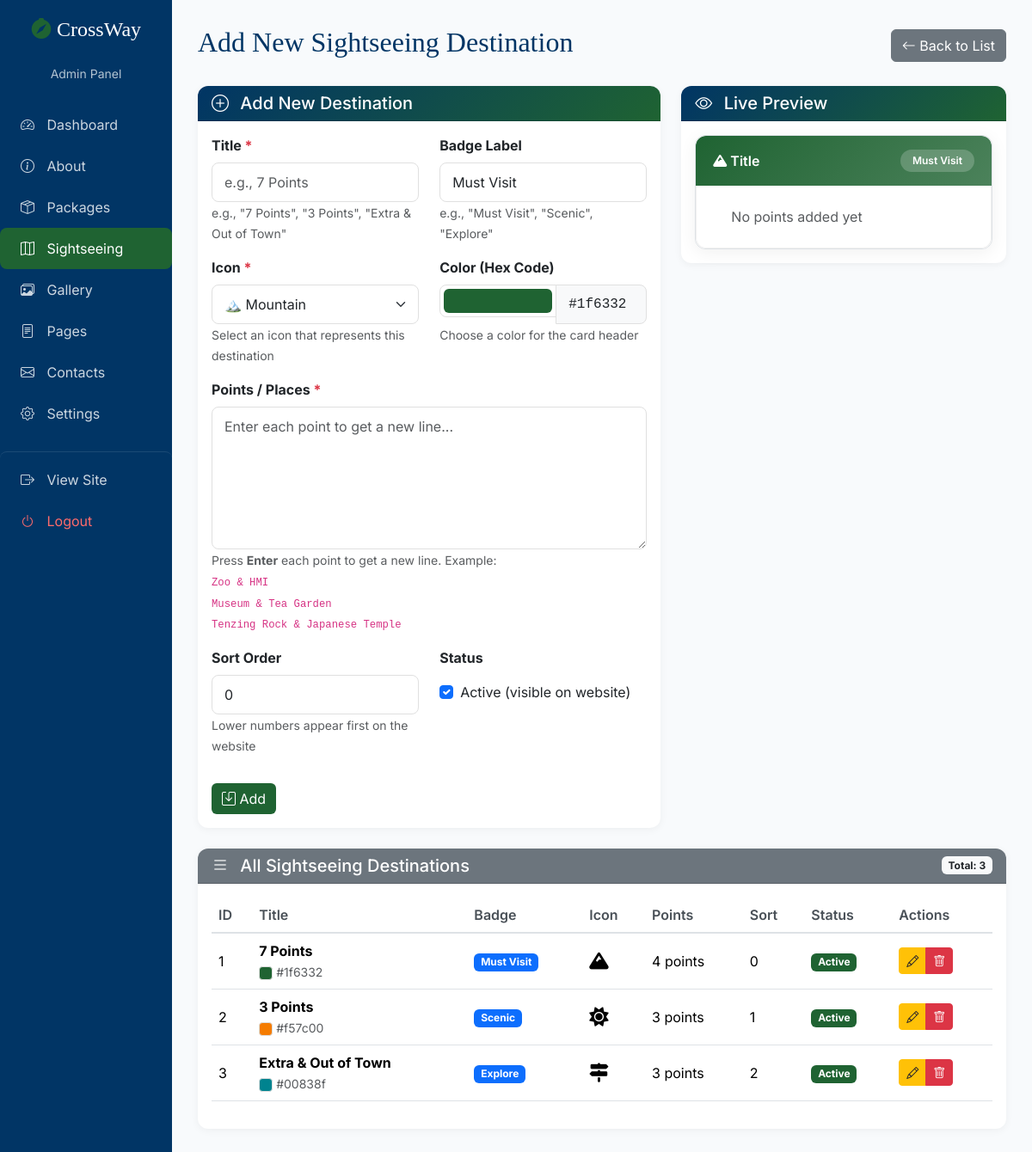
/admin/sightseeing_edit.php (signed in), run on the app's committed database.
### tables this page shows
CREATE TABLE `sightseeing` (
  `id` int(11) NOT NULL,
  `title` varchar(255) NOT NULL,
  `icon` varchar(50) DEFAULT 'fa-mountain',
  `badge` varchar(50) DEFAULT 'Must Visit',
  `color` varchar(50) DEFAULT '#1f6332',
  `points` text NOT NULL,
  `sort_order` int(11) DEFAULT 0,
  `active` tinyint(1) DEFAULT 1,
  `created_at` timestamp NOT NULL DEFAULT current_timestamp(),
  `updated_at` timestamp NOT NULL DEFAULT current_timestamp() ON UPDATE current_timestamp()
);

### admin/sightseeing_edit.php (the view, shortened to what this page needs)
<?php
require_once '../config/database.php';
$sightseeing = null;
$is_edit = false;
$all_sightseeing = $pdo->query("SELECT * FROM sightseeing ORDER BY sort_order ASC")->fetchAll();
$available_icons = [
    'fa-mountain' => '🏔️ Mountain',
    'fa-sun' => '☀️ Sun',
    'fa-map-signs' => '🗺️ Map Signs',
    'fa-tree' => '🌳 Tree',
    'fa-water' => '💧 Water',
    'fa-cloud-sun' => '⛅ Cloud & Sun',
    'fa-city' => '🏙️ City',
    'fa-road' => '🛣️ Road',
    'fa-hiking' => '🥾 Hiking',
    'fa-camping' => '🏕️ Camping',
    'fa-skiing' => '⛷️ Skiing',
    'fa-swimmer' => '🏊 Swimmer',
    'fa-bicycle' => '🚴 Bicycle',
    'fa-umbrella-beach' => '🏖️ Beach',
    'fa-ship' => '🚢 Ship',
    'fa-plane' => '✈️ Plane',
    'fa-train' => '🚂 Train',
    'fa-bus' => '🚌 Bus',
    'fa-taxi' => '🚕 Taxi',
    'fa-walking' => '🚶 Walking',
    'fa-heart' => '❤️ Heart',
    'fa-star' => '⭐ Star',
    'fa-camera' => '📷 Camera',
    'fa-video' => '🎥 Video',
    'fa-music' => '🎵 Music',
    'fa-palette' => '🎨 Palette',
    'fa-paw' => '🐾 Paw',
    'fa-leaf' => '🍃 Leaf',
    'fa-flower' => '🌸 Flower',
    'fa-gem' => '💎 Gem',
    'fa-crown' => '👑 Crown',
    'fa-flag' => '🚩 Flag',
    'fa-fire' => '🔥 Fire',
    'fa-bolt' => '⚡ Bolt',
    'fa-moon' => '🌙 Moon',
    'fa-cloud' => '☁️ Cloud',
    'fa-snowflake' => '❄️ Snowflake',
    'fa-trophy' => '🏆 Trophy',
    'fa-medal' => '🥇 Medal',
    'fa-gift' => '🎁 Gift',
];
include 'header.php';
?>
<div class="d-flex justify-content-between align-items-center mb-4">
    <h2 class="brand-font" style="color: var(--primary-blue);">
        <?php echo $is_edit ? 'Edit Sightseeing Destination' : 'Add New Sightseeing Destination'; ?>
    </h2>
    <div>
        <a href="sightseeing_edit.php" class="btn btn-secondary">
            <i class="bi bi-arrow-left"></i> Back to List
        </a>
    </div>
</div>
<div class="row">
    <div class="col-lg-7">
        <div class="card">
            <div class="card-header" style="background: linear-gradient(135deg, var(--primary-blue), var(--primary-green)); color: white;">
                <h5 class="mb-0"><i class="bi <?php echo $is_edit ? 'bi-pencil-square' : 'bi-plus-circle'; ?> me-2"></i> <?php echo $is_edit ? 'Edit Details' : 'Add New Destination'; ?></h5>
            </div>
            <div class="card-body">
                <form method="POST" id="sightseeingForm">
                    <div class="row">
                        <div class="col-md-6 mb-3">
                            <label class="form-label fw-bold">Title <span class="text-danger">*</span></label>
                            <input type="text" name="title" class="form-control" value="<?php echo htmlspecialchars($sightseeing['title'] ?? ''); ?>" id="titleInput" placeholder="e.g., 7 Points" required>
                            <small class="text-muted">e.g., "7 Points", "3 Points", "Extra & Out of Town"</small>
                        </div>
                        <div class="col-md-6 mb-3">
                            <label class="form-label fw-bold">Badge Label</label>
                            <input type="text" name="badge" class="form-control" value="<?php echo htmlspecialchars($sightseeing['badge'] ?? 'Must Visit'); ?>" id="badgeInput" placeholder="e.g., Must Visit">
                            <small class="text-muted">e.g., "Must Visit", "Scenic", "Explore"</small>
                        </div>
                    </div>
                    <div class="row">
                        <div class="col-md-6 mb-3">
                            <label class="form-label fw-bold">Icon <span class="text-danger">*</span></label>
                            <select name="icon" class="form-select" id="iconSelect" style="font-size: 1rem;">
                                <?php foreach($available_icons as $icon_class => $icon_label): ?>
                                <option value="<?php echo $icon_class; ?>" <?php echo ($sightseeing['icon'] ?? 'fa-mountain') == $icon_class ? 'selected' : ''; ?>>
                                    <?php echo $icon_label; ?>
                                </option>
                                <?php endforeach; ?>
                            </select>
                            <small class="text-muted">Select an icon that represents this destination</small>
                        </div>
                        <div class="col-md-6 mb-3">
                            <label class="form-label fw-bold">Color (Hex Code)</label>
                            <div class="input-group">
                                <input type="color" name="color" class="form-control form-control-color" value="<?php echo htmlspecialchars($sightseeing['color'] ?? '#1f6332'); ?>" id="colorInput" style="width: 60px; padding: 0.25rem; border-radius: 8px 0 0 8px;">
                                <input type="text" class="form-control" value="<?php echo htmlspecialchars($sightseeing['color'] ?? '#1f6332'); ?>" id="colorText" readonly style="border-radius: 0 8px 8px 0; background: #f8f9fa; font-family: monospace;">
                            </div>
                            <small class="text-muted">Choose a color for the card header</small>
                        </div>
                    </div>
                    <div class="mb-3">
                        <label class="form-label fw-bold">Points / Places <span class="text-danger">*</span></label>
                        <textarea name="points" class="form-control" rows="6" id="pointsInput" placeholder="Enter each point to get a new line..." required><?php echo htmlspecialchars($sightseeing['points'] ?? ''); ?></textarea>
                        <small class="text-muted">Press <span style="font-weight: bold;">Enter</span> each point to get a new line. Example:<br>
                        <code>Zoo &amp; HMI</code><br>
                        <code>Museum &amp; Tea Garden</code><br>
                        <code>Tenzing Rock &amp; Japanese Temple</code></small>
                    </div>
                    <div class="row">
                        <div class="col-md-6 mb-3">
                            <label class="form-label fw-bold">Sort Order</label>
                            <input type="number" name="sort_order" class="form-control" value="<?php echo $sightseeing['sort_order'] ?? 0; ?>" id="sortOrderInput" placeholder="0">
                            <small class="text-muted">Lower numbers appear first on the website</small>
                        </div>
                        <div class="col-md-6 mb-3">
                            <label class="form-label fw-bold">Status</label>
                            <div class="form-check mt-2">
                                <input type="checkbox" name="active" class="form-check-input" id="activeInput" <?php echo ($sightseeing['active'] ?? 1) ? 'checked' : ''; ?>>
                                <label class="form-check-label">Active (visible on website)</label>
                            </div>
                        </div>
                    </div>
                    <div class="d-flex gap-2 flex-wrap mt-3">
                        <button type="submit" class="btn btn-primary-green">
                            <i class="bi bi-save"></i> <?php echo $is_edit ? 'Update' : 'Add'; ?>
                        </button>
                    </div>
                </form>
            </div>
        </div>
    </div>
    <div class="col-lg-5">
        <div class="card">
            <div class="card-header" style="background: linear-gradient(135deg, var(--primary-blue), var(--primary-green)); color: white;">
                <h5 class="mb-0"><i class="bi bi-eye me-2"></i> Live Preview</h5>
            </div>
            <div class="card-body">
                <div id="previewContainer">
                </div>
            </div>
        </div>
    </div>
</div>
<div class="row mt-4">
    <div class="col-12">
        <div class="card">
            <div class="card-header" style="background: #6c757d; color: white; display: flex; justify-content: space-between; align-items: center;">
                <h5 class="mb-0"><i class="bi bi-list me-2"></i> All Sightseeing Destinations</h5>
                <span class="badge bg-light text-dark">Total: <?php echo count($all_sightseeing); ?></span>
            </div>
            <div class="card-body">
                <?php if(empty($all_sightseeing)): ?>
                <div class="text-center py-4">
                    <i class="bi bi-map fs-1 text-muted d-block mb-3"></i>
                    <p class="text-muted">No sightseeing destinations found. Add your first destination above!</p>
                </div>
                <?php else: ?>
                <div class="table-responsive">
                    <table class="table table-hover">
                        <thead>
                            <tr>
                                <th>ID</th>
                                <th>Title</th>
                                <th>Badge</th>
                                <th>Icon</th>
                                <th>Points</th>
                                <th>Sort</th>
                                <th>Status</th>
                                <th>Actions</th>
                            </tr>
                        </thead>
                        <tbody>
                            <?php foreach($all_sightseeing as $item): ?>
                            <tr <?php echo ($is_edit && $sightseeing && $item['id'] == $sightseeing['id']) ? 'class="table-primary"' : ''; ?>>
                                <td><?php echo $item['id']; ?></td>
                                <td>
                                    <strong><?php echo htmlspecialchars($item['title']); ?></strong>
                                    <br><small class="text-muted">
                                        <span style="display:inline-block; width:16px; height:16px; background:<?php echo $item['color']; ?>; border-radius:4px; vertical-align:middle; border:1px solid #ddd;"></span>
                                        <?php echo $item['color']; ?>
                                    </small>
                                </td>
                                <td><span class="badge bg-primary"><?php echo htmlspecialchars($item['badge']); ?></span></td>
                                <td>
                                    <span style="font-size: 1.4rem;">
                                        <i class="fas <?php echo $item['icon']; ?>"></i>
                                    </span>
                                </td>
                                <td>
                                    <?php
                                    $points = explode("\n", trim($item['points']));
                                    $count = count(array_filter($points, 'trim'));
                                    echo $count . ' point' . ($count > 1 ? 's' : '');
                                    ?>
                                </td>
                                <td><?php echo $item['sort_order']; ?></td>
                                <td>
                                    <span class="badge <?php echo $item['active'] ? 'bg-success' : 'bg-danger'; ?>">
                                        <?php echo $item['active'] ? 'Active' : 'Inactive'; ?>
                                    </span>
                                </td>
                                <td>
                                    <div class="btn-group btn-group-sm">
                                        <a href="?id=<?php echo $item['id']; ?>" class="btn btn-warning" title="Edit">
                                            <i class="bi bi-pencil"></i>
                                        </a>
                                        <a href="?delete=<?php echo $item['id']; ?>" class="btn btn-danger" title="Delete" onclick="return confirm('Are you sure you want to delete this destination?')">
                                            <i class="bi bi-trash"></i>
                                        </a>
                                    </div>
                                </td>
                            </tr>
                            <?php endforeach; ?>
                        </tbody>
                    </table>
                </div>
                <?php endif; ?>
            </div>
        </div>
    </div>
</div>
<template id="previewTemplate">
    <div class="sightseeing-preview">
        <div class="preview-header" id="previewHeader" style="background: linear-gradient(135deg, #1f6332, #2e7d32); color: #fff; padding: 16px 20px; border-radius: 12px 12px 0 0; display: flex; justify-content: space-between; align-items: center; font-weight: 600;">
            <span><i class="fas fa-mountain" id="previewIcon"></i> <span id="previewTitle">Title</span></span>
            <span class="preview-badge" id="previewBadge" style="background: rgba(255,255,255,0.2); padding: 4px 14px; border-radius: 50px; font-size: 0.75rem;">Badge</span>
        </div>
        <div class="preview-body" style="background: #fff; border: 1px solid #f0f0f0; border-top: none; border-radius: 0 0 12px 12px;">
            <div id="previewPoints">
            </div>
        </div>
    </div>
</template>
<?php include 'footer.php'; ?>

### admin/header.php (style rules this page uses)
:root { --primary-green: #1f6332; --primary-blue: #013565; --green-light: #e6f0e8; --blue-light: #e3edf5; }
* { margin: 0; padding: 0; box-sizing: border-box; }
body { font-family: 'Inter', sans-serif; background: #f8fafc; color: #1e2b2f; }
.brand-font { font-family: 'Playfair Display', serif; }
.btn-primary-green { background: var(--primary-green); color: white; border: none; transition: 0.3s; }
.table th { font-weight: 600; color: #495057; border-bottom: 2px solid #dee2e6; }
.table td { vertical-align: middle; }
.card { border: none; border-radius: 12px; box-shadow: 0 2px 10px rgba(0,0,0,0.05); transition: 0.3s; }
.card-header { border-radius: 12px 12px 0 0 !important; font-weight: 600; }
.btn-warning { color: #1a1a2e; }
.form-control { border-radius: 8px; border-color: #e0e0e0; padding: 10px 14px; transition: 0.3s; }
.badge.bg-success { background: var(--primary-green) !important; }

### admin/sightseeing_edit.php (style rules this page uses)
.sightseeing-preview { border: 1px solid #dee2e6; border-radius: 12px; overflow: hidden; background: #fff; box-shadow: 0 4px 20px rgba(0,0,0,0.06); }
.sightseeing-preview .preview-body { padding: 0; }
.table td { vertical-align: middle; }
.btn-group .btn { padding: 0.25rem 0.5rem; }
.form-control-color { padding: 0.25rem; height: 38px; cursor: pointer; }
.form-select { border-radius: 8px; padding: 10px 14px; border-color: #e0e0e0; transition: 0.3s; font-size: 0.95rem; }
.form-select option { padding: 8px; }

### data on the page
sightseeing: id "1", title "7 Points", color "#1f6332", badge "Must Visit", points "4", sort_order "0", active "Active"
sightseeing: id "2", title "3 Points", color "#f57c00", badge "Scenic", points "3", sort_order "1", active "Active"
sightseeing: id "3", title "Extra & Out of Town", color "#00838f", badge "Explore", points "3", sort_order "2", active "Active"

### other printed values
count($all_sightseeing) "3"
form field icon "🏔️ Mountain"
